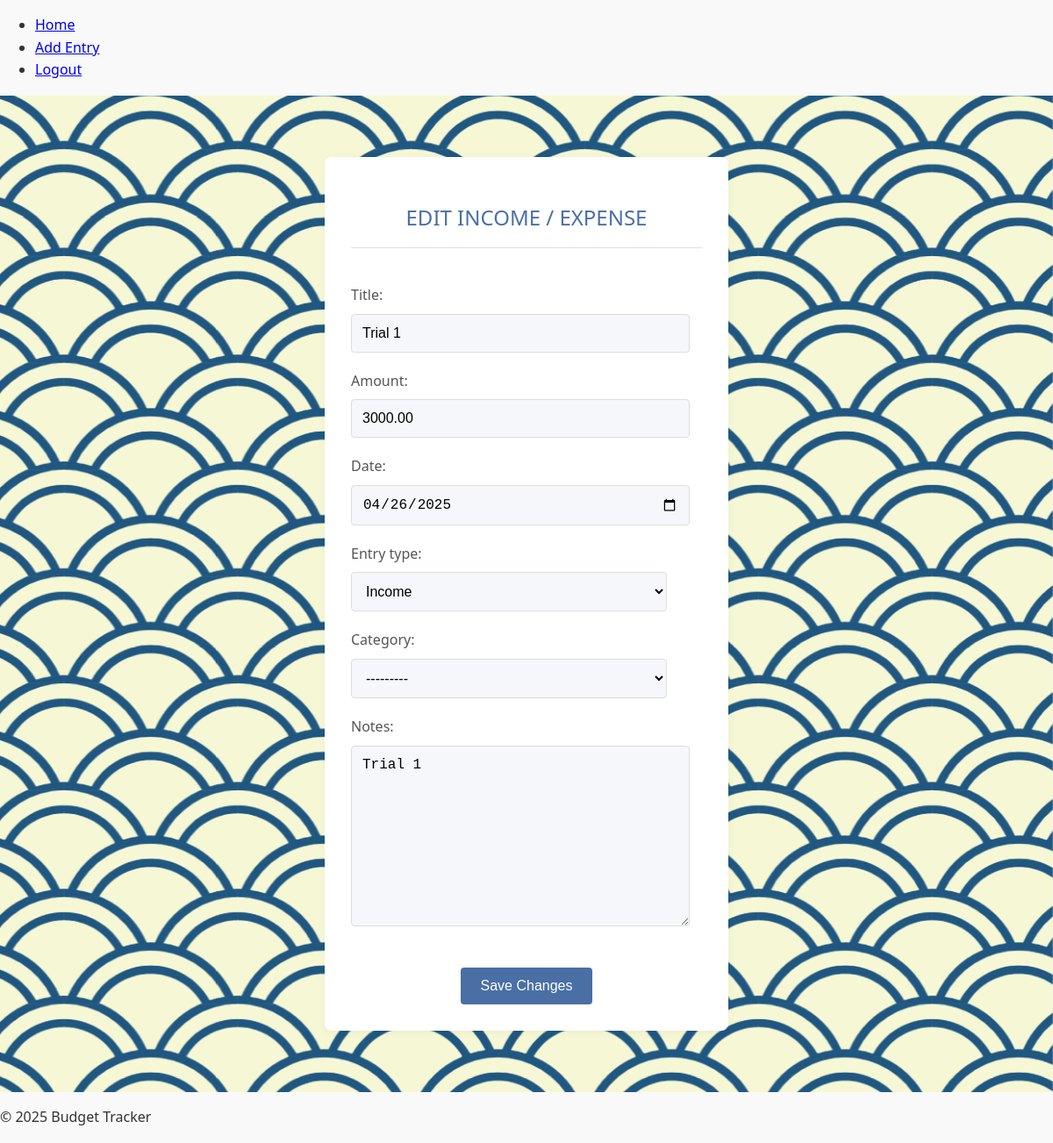
Page /entry/edit/1 (signed in) on the committed database.
### tracker/models.py (models this page shows, shortened)
class Entry(models.Model):
    ENTRY_TYPES = (
        ('Income', 'Income'),
        ('Expense', 'Expense'),
    )
    user = models.ForeignKey(User, on_delete=models.CASCADE)
    title = models.CharField(max_length=200)
    amount = models.DecimalField(max_digits=10, decimal_places=2)
    date = models.DateField(default=timezone.now)
    entry_type = models.CharField(max_length=7, choices=ENTRY_TYPES)
    category = models.ForeignKey(Category, on_delete=models.SET_NULL, null=True, blank=True)
    notes = models.TextField(blank=True, null=True)

### tracker/views.py (the view)
# urls.py: path('entry/edit/<int:entry_id>', views.edit_entry, name="edit_entry")
@login_required
def edit_entry(request, entry_id):
    entry = get_object_or_404(Entry, id=entry_id, user=request.user)
    if request.method == "POST":
        form = EntryForm(request.POST, instance=entry)
        if form.is_valid():
            form.save()
            return redirect('dashboard')
    else:
        form = EntryForm(instance=entry)
    return render(request, 'tracker/edit_entry.html', {'form': form, 'entry': entry})

### tracker/forms.py
class EntryForm(forms.ModelForm):
    class Meta:
        model = Entry
        fields = ['title', 'amount', 'date', 'entry_type', 'category', 'notes']
        widgets = {
            'date': forms.DateInput(attrs={'type': 'date'}),
        }

### tracker/models.py (called while the page is built)
    def __str__(self):
        return self.name

### tracker/templates/tracker/edit_entry.html (shortened to what this page needs)
{% extends 'tracker/base.html' %}
{% block content %}
{% load static %}
<link rel="stylesheet" type="text/css" href="{% static 'tracker/css/add_entry.css' %}">
<div class="container_entry">
    <h2 class="form-title">EDIT INCOME / EXPENSE</h2>
    <form method="POST" class="entry-form">
        <div class="form-group">
            {{ form.as_p }}
        </div>
        <button type="submit" class="btn btn-submit">Save Changes</button>
    </form>
</div>
{% endblock %}

### tracker/static/tracker/css/add_entry.css (style rules this page uses)
:root { --primary-color: #4a6fa5; --primary-hover: #3a5a8c; --text-color: #333; --light-gray: #f5f7fa; --border-color: #ddd; --success-color: #4caf50; --shadow: 0 2px 10px rgba(0, 0, 0, 0.05); }
body { font-family: 'Segoe UI', Roboto, -apple-system, BlinkMacSystemFont, sans-serif; color: var(--text-color); line-height: 1.6; background-color: #f9f9f9; margin: 0; padding: 0; }
.container_entry { max-width: 400px; margin: 40px auto; padding: 30px; background-color: white; border-radius: 8px; box-shadow: var(--shadow); }
.form-title { font-weight: 500; color: var(--primary-color); margin-bottom: 25px; padding-bottom: 15px; border-bottom: 1px solid var(--border-color); text-align: center; }
.entry-form { display: flex; flex-direction: column; }
.form-group { margin-bottom: 20px; }
.entry-form p { margin-bottom: 20px; }
.entry-form label { display: block; margin-bottom: 8px; font-weight: 500; color: #555; }
.entry-form input[type="text"], .entry-form input[type="number"], .entry-form input[type="date"], .entry-form select, .entry-form textarea { width: 90%; padding: 12px; border: 1px solid var(--border-color); border-radius: 4px; background-color: var(--light-gray); font-size: 16px; transition: border-color 0.3s, box-shadow 0.3s; }
.btn { padding: 12px 20px; border: none; border-radius: 4px; cursor: pointer; font-size: 16px; font-weight: 500; transition: background-color 0.3s, transform 0.1s; }
.btn-submit { background-color: var(--primary-color); color: white; align-self: center; min-width: 150px; }

### rows in the picture
Entry: title "Trial 1", amount "3000.00", date "04/26/2025", entry_type "Income", category "---------", notes "Trial 1"
